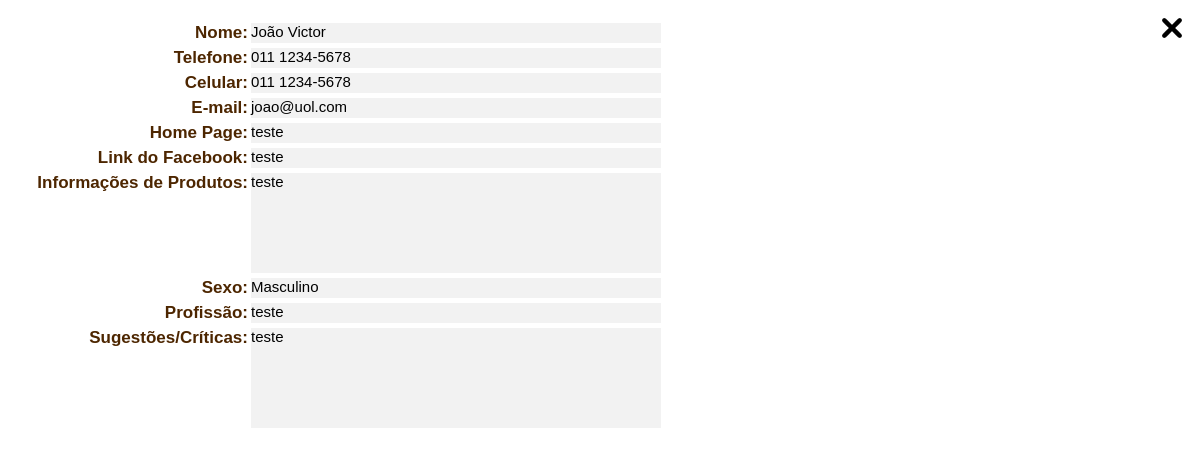
/CMS/modal.php, run on the app's committed database.
### tables this page shows
CREATE TABLE `tbl_fconosco` (
  `codigo` int(11) NOT NULL AUTO_INCREMENT,
  `nome` varchar(110) NOT NULL,
  `telefone` varchar(15) DEFAULT NULL,
  `celular` varchar(15) NOT NULL,
  `email` varchar(100) NOT NULL,
  `homePage` varchar(100) DEFAULT NULL,
  `linkFacebook` varchar(100) DEFAULT NULL,
  `infoProdutos` varchar(100) DEFAULT NULL,
  `sexo` varchar(10) NOT NULL,
  `profissao` varchar(45) NOT NULL,
  `obs` varchar(255) DEFAULT NULL,
  PRIMARY KEY (`codigo`)
);

### CMS/modal.php (the view, shortened to what this page needs)
<?php
    $sql="SELECT * FROM tbl_fconosco";
    $select = mysql_query($sql);
    if($rsConsulta = mysql_fetch_array($select)){
        $nome = $rsConsulta['nome'];
        $telefone = $rsConsulta['telefone'];
        $celular = $rsConsulta['celular'];
        $email = $rsConsulta['email'];
        $homePage = $rsConsulta['homePage'];
        $linkFacebook = $rsConsulta['linkFacebook'];
        $infoProdutos = $rsConsulta['infoProdutos'];
        $sexo = $rsConsulta['sexo'];
        $profissao = $rsConsulta['profissao'];
        $obs = $rsConsulta['obs'];
    }
?>
<html>
	<head>
        <link rel="stylesheet" type="text/css" href="css/styleModal.css">
	</head>
    <body>
        <div id="close">
            <a id="close_modal" href="#" class="fechar">
                <img src="imagens/closeModal.png" alt="Close Modal">
            </a>
        </div>
        <div id="ver_mais_informacoes">
            <div class="divs">
                <div class="labels">
                    <p class="desc_labels">Nome:</p>
                </div>
                <div class="consulta_labels">
                    <p class="desc_consulta"><?php echo(utf8_encode($nome))?></p>
                </div>
            </div>
            <div class="divs">
                <div class="labels">
                    <p class="desc_labels">Telefone:</p>
                </div>
                <div class="consulta_labels">
                    <p class="desc_consulta"><?php echo($telefone)?></p>
                </div>
            </div>
            <div class="divs">
                <div class="labels">
                    <p class="desc_labels">Celular:</p>
                </div>
                <div class="consulta_labels">
                    <p class="desc_consulta"><?php echo($celular)?></p>
                </div>
            </div>
            <div class="divs">
                <div class="labels">
                    <p class="desc_labels">E-mail:</p>
                </div>
                <div class="consulta_labels">
                    <p class="desc_consulta"><?php echo(utf8_encode($email))?></p>
                </div>
            </div>
            <div class="divs">
                <div class="labels">
                    <p class="desc_labels">Home Page:</p>
                </div>
                <div class="consulta_labels">
                    <p class="desc_consulta"><?php echo(utf8_encode($homePage))?></p>
                </div>
            </div>
            <div class="divs">
                <div class="labels">
                    <p class="desc_labels">Link do Facebook:</p>
                </div>
                <div class="consulta_labels">
                    <p class="desc_consulta"><?php echo(utf8_encode($linkFacebook))?></p>
                </div>
            </div>
            <div class="divs_grandes">
                <div class="labels_grandes">
                    <p class="desc_labels">Informações de Produtos:</p>
                </div>
                <div class="consulta_labels_grande">
                    <p class="desc_consulta"><?php echo(utf8_encode($infoProdutos))?></p>
                </div>
            </div>
            <div class="divs">
                <div class="labels">
                    <p class="desc_labels">Sexo:</p>
                </div>
                <div class="consulta_labels">
                    <p class="desc_consulta"><?php echo($sexo)?></p>
                </div>
            </div>
            <div class="divs">
                <div class="labels">
                    <p class="desc_labels">Profissão:</p>
                </div>
                <div class="consulta_labels">
                    <p class="desc_consulta"><?php echo(utf8_encode($profissao))?></p>
                </div>
            </div>
            <div class="divs_grandes">
                <div class="labels_grandes">
                    <p class="desc_labels">Sugestões/Críticas:</p>
                </div>
                <div class="consulta_labels_grande">
                    <p class="desc_consulta"><?php echo(utf8_encode($obs))?></p>
                </div>
            </div>
        </div>
    </body>
</html>

### CMS/css/styleModal.css (style rules this page uses)
#close { width: 20px; height: 20px; float: right; margin-top: 10px; margin-right: 10px; }
#ver_mais_informacoes { width: 655px; height: 425px; padding-top: 10px; }
.divs { width: 655px; height: 20px; margin-bottom: 5px; margin-top: 5px; }
.labels { width: 240px; height: 20px; float: left; margin-right: 3px; }
.desc_labels { margin: 0px; font-family: sans-serif; font-size: 17px; color: #4d2600; font-weight: bold; text-align: right; }
.desc_consulta { margin: 0px; font-family: sans-serif; font-size: 15px; color: #000000; }
.consulta_labels { width: 410px; height: 20px; background-color: #f2f2f2; float: left; }
.divs_grandes { width: 655px; height: 100px; }
.labels_grandes { width: 240px; height: 24px; float: left; margin-right: 3px; }
.consulta_labels_grande { width: 410px; height: 100px; background-color: #f2f2f2; float: left; }

### data on the page
tbl_fconosco: nome "João Victor", telefone "011 1234-5678", celular "011 1234-5678", email "joao@uol.com", homePage "teste", linkFacebook "teste", infoProdutos "teste", sexo "Masculino", profissao "teste", obs "teste"
